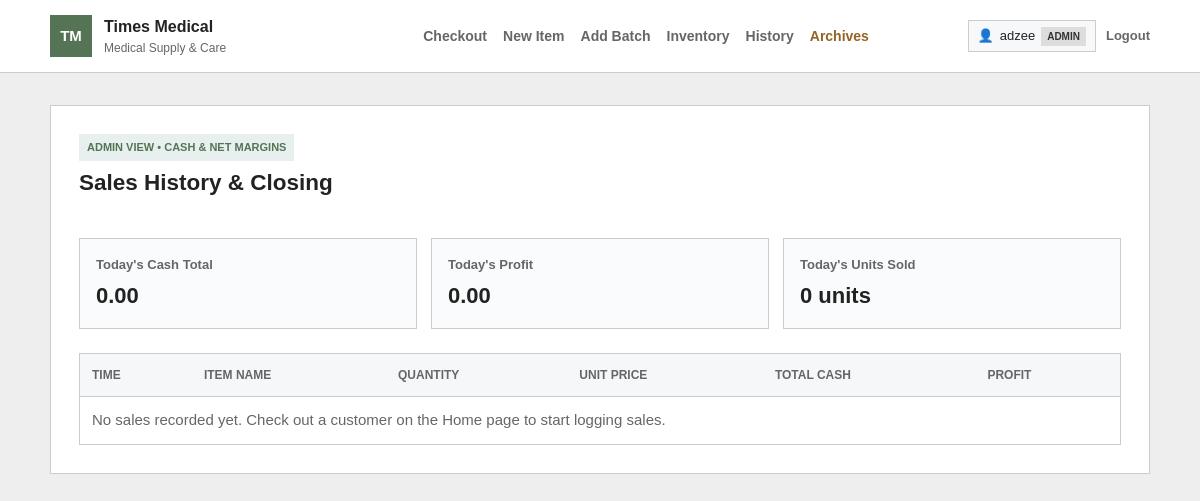
The page /history/ (signed in) on the database as committed earlier.
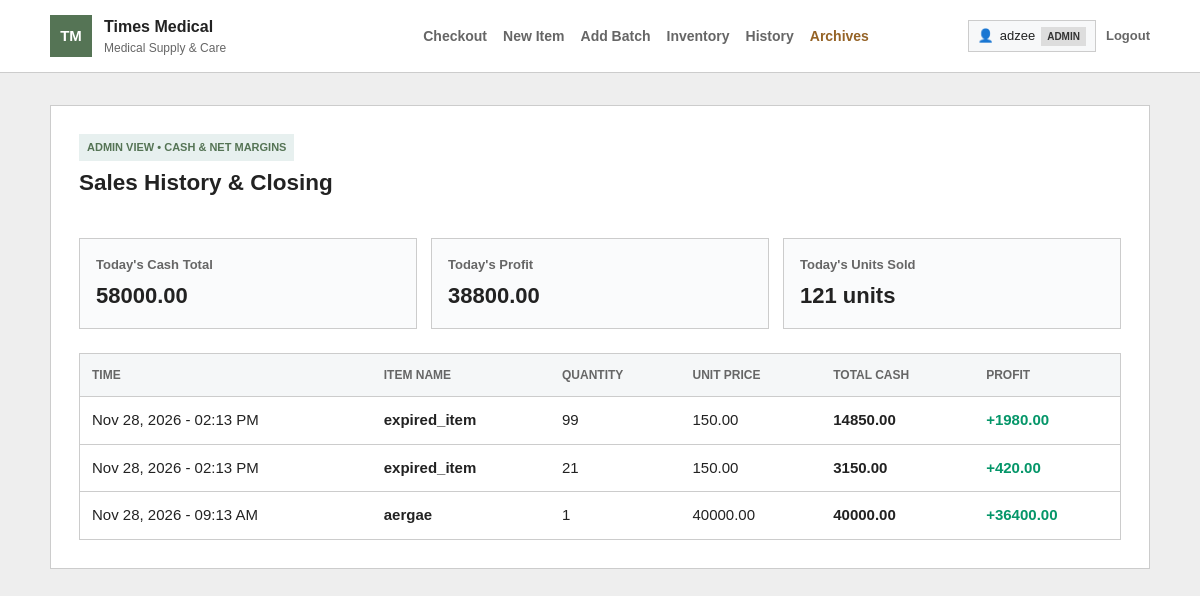
The same page on the database as committed later.
### store/models.py (models this page shows, shortened)
class User(AbstractUser):
    is_admin = models.BooleanField(default=False)
    @property
    def is_admin_user(self):
        return bool(self.is_admin or self.is_superuser or self.is_staff)

class Sale(models.Model):
    item = models.ForeignKey(Item, on_delete=models.SET_NULL, null=True, blank=True, related_name="sales")
    item_name = models.CharField(max_length=100)
    quantity = models.IntegerField()
    cost_price = models.DecimalField(default=0, max_digits=10, decimal_places=2)
    selling_price = models.DecimalField(default=0, max_digits=10, decimal_places=2)
    total_price = models.DecimalField(default=0, max_digits=10, decimal_places=2)
    profit = models.DecimalField(default=0, max_digits=10, decimal_places=2)
    timestamp = models.DateTimeField(auto_now_add=True)
    class Meta:
        ordering = ["-timestamp"]

### store/views.py (the view)
# urls.py: path('history/', views.history, name='history'),
@login_required
def history(request):
    sales = Sale.objects.all().order_by('-timestamp')
    today = timezone.localdate()
    today_sales = [s for s in sales if timezone.localtime(s.timestamp).date() == today]
    today_cash_total = sum(s.total_price for s in today_sales)
    today_profit = sum(s.profit for s in today_sales)
    today_sales_count = len(today_sales)
    today_items_sold = sum(s.quantity for s in today_sales)
    all_time_cash = sum(s.total_price for s in sales)
    all_time_profit = sum(s.profit for s in sales)
    context = {
        'sales': sales,
        'today_cash_total': f"{today_cash_total:.2f}",
        'today_profit': f"{today_profit:.2f}",
        'today_sales_count': today_sales_count,
        'today_items_sold': today_items_sold,
        'all_time_cash': f"{all_time_cash:.2f}",
        'all_time_profit': f"{all_time_profit:.2f}",
    }
    return render(request, 'store/history.html', context)

### store/templates/store/history.html (shortened to what this page needs)
{% extends "store/layout.html" %}
{% block content %}
<section class="inventory-section">
  <div class="inventory-card">
    <div class="inventory-header">
      <div>
        <span class="eyebrow">
          {% if user.is_admin_user %}
            Admin View • Cash & Net Margins
          {% else %}
            Clerk View • Register Cash Reconcile
          {% endif %}
        </span>
        <h1>Sales History & Closing</h1>
      </div>
    </div>
    <div class="stats-grid">
      <div class="stat-box">
        <span class="stat-label">Today's Cash Total</span>
        <strong>{{ today_cash_total }}</strong>
      </div>
      {% if user.is_admin_user %}
        <div class="stat-box">
          <span class="stat-label">Today's Profit</span>
          <strong>{{ today_profit }}</strong>
        </div>
      {% else %}
        <div class="stat-box">
          <span class="stat-label">Transactions Today</span>
          <strong>{{ today_sales_count }} sales</strong>
        </div>
      {% endif %}
      <div class="stat-box">
        <span class="stat-label">Today's Units Sold</span>
        <strong>{{ today_items_sold }} units</strong>
      </div>
    </div>
    <div class="table-wrap">
      <table class="inventory-table">
        <thead>
          <tr>
            <th>Time</th>
            <th>Item Name</th>
            <th>Quantity</th>
            <th>Unit Price</th>
            <th>Total Cash</th>
            {% if user.is_admin_user %}
              <th>Profit</th>
            {% endif %}
          </tr>
        </thead>
        <tbody>
          {% for sale in sales %}
            <tr>
              <td>{{ sale.timestamp|date:"M d, Y - h:i A" }}</td>
              <td><strong>{{ sale.item_name }}</strong></td>
              <td>{{ sale.quantity }}</td>
              <td>{{ sale.selling_price }}</td>
              <td><strong>{{ sale.total_price }}</strong></td>
              {% if user.is_admin_user %}
                <td style="color: #059669; font-weight: 600;">+{{ sale.profit }}</td>
              {% endif %}
            </tr>
          {% empty %}
            <tr>
              <td colspan="{% if user.is_admin_user %}6{% else %}5{% endif %}" class="empty-state">
                No sales recorded yet. Check out a customer on the Home page to start logging sales.
              </td>
            </tr>
          {% endfor %}
        </tbody>
      </table>
    </div>
  </div>
</section>
{% endblock %}

### store/templates/store/layout.html (shortened to what this page needs)
{% load static %}
<!DOCTYPE html>
<html lang="en">
  <head>
    <link rel="stylesheet" href="{% static 'store/styles.css' %}" />
  </head>
  <body>
    <header class="site-header">
      <div class="container nav-wrap">
        <a href="{% url 'home' %}" class="brand-wrap">
          <div class="brand-mark">TM</div>
          <div>
            <div class="brand-name">Times Medical</div>
            <div class="brand-sub">Medical Supply & Care</div>
          </div>
        </a>
        {% if user.is_authenticated %}
          <nav class="top-nav">
            <a href="{% url 'home' %}">Checkout</a>
            {% if user.is_admin_user %}
              <a href="{% url 'new' %}">New Item</a>
              <a href="{% url 'add' %}">Add Batch</a>
            {% endif %}
            <a href="{% url 'inventory' %}">Inventory</a>
            <a href="{% url 'history' %}">History</a>
            {% if user.is_admin_user %}
              <a href="{% url 'archives' %}" class="nav-archive-link"> Archives</a>
            {% endif %}
          </nav>
          <div class="auth-bar">
            <div class="user-pill">
              <span class="user-avatar">👤</span>
              <span class="user-name">{{ user.username }}</span>
              {% if user.is_admin_user %}
                <span class="role-badge role-admin">Admin</span>
              {% else %}
                <span class="role-badge role-clerk">Clerk</span>
              {% endif %}
            </div>
            <a href="{% url 'logout' %}" class="btn-logout" title="Sign out">Logout</a>
          </div>
        {% else %}
          <div class="auth-bar">
            <a href="{% url 'login' %}" class="primary-btn btn-sm">Sign In</a>
          </div>
        {% endif %}
      </div>
    </header>
    <main class="page-shell">
      {% block content %}{% endblock %}
    </main>
  </body>
</html>

### store/static/store/styles.css (style rules this page uses)
:root { --page-bg: #eeeeee; --white: #ffffff; --ink: #222222; --grey: #666666; --line: #cccccc; --green: #557455; --blue: #555555; }
* { box-sizing: border-box; }
body { margin: 0; color: var(--ink); background: var(--page-bg); font-family: Arial, Helvetica, sans-serif; font-size: 15px; line-height: 1.5; }
a { color: inherit; text-decoration: none; }
.container { width: calc(100% - 32px); max-width: 1100px; margin: auto; }
.site-header { background: white; border-bottom: 1px solid var(--line); position: sticky; top: 0; z-index: 10; }
.nav-wrap { min-height: 72px; display: flex; align-items: center; justify-content: space-between; }
.brand-wrap { display: flex; align-items: center; gap: 12px; }
.brand-mark { width: 42px; height: 42px; border-radius: 0; background: var(--green); color: white; display: grid; place-items: center; font-weight: bold; }
.brand-name { font-size: 16px; font-weight: bold; }
.brand-sub { color: var(--grey); font-size: 12px; }
.top-nav { display: flex; gap: 16px; color: var(--grey); font-size: 14px; font-weight: bold; }
.auth-bar { display: flex; align-items: center; gap: 10px; }
.user-pill { background: #f7f8f9; border: 1px solid var(--line); border-radius: 0; padding: 5px 9px; display: flex; align-items: center; gap: 6px; font-size: 13px; }
.role-badge { border-radius: 0; padding: 2px 6px; font-size: 10px; font-weight: bold; text-transform: uppercase; }
.role-admin { background: #dddddd; color: #333333; }
.btn-logout { color: var(--grey); font-size: 13px; font-weight: bold; }
.page-shell { padding: 32px 0 60px; }
.inventory-section { width: calc(100% - 32px); max-width: 1100px; margin: auto; }
.form-card, .inventory-card { background: white; border: 1px solid var(--line); border-radius: 0; padding: 28px; }
.form-card h1, .inventory-header h1 { margin: 0 0 20px; line-height: 1.2; }
.inventory-header { display: flex; align-items: flex-start; justify-content: space-between; flex-wrap: wrap; gap: 12px; margin-bottom: 22px; }
.eyebrow { display: inline-block; background: #e7f0ef; border-radius: 0; color: var(--green); padding: 5px 8px; margin-bottom: 8px; font-size: 11px; font-weight: bold; text-transform: uppercase; }
.stats-grid { display: grid; grid-template-columns: repeat(3, 1fr); gap: 14px; margin-bottom: 24px; }
.stat-box { background: #fafbfc; border: 1px solid var(--line); border-radius: 0; padding: 16px; }
.stat-label { display: block; color: var(--grey); font-size: 13px; font-weight: bold; margin-bottom: 5px; }
.stat-box strong { display: block; font-size: 22px; }
.table-wrap { overflow-x: auto; border: 1px solid var(--line); border-radius: 0; }
.inventory-table { width: 100%; background: white; border-collapse: collapse; }
.inventory-table th, .inventory-table td { border-bottom: 1px solid var(--line); padding: 12px; text-align: left; }
.inventory-table thead th { background: #f5f7f8; color: var(--grey); font-size: 12px; text-transform: uppercase; }
.inventory-table tr:last-child td { border-bottom: 0; }
.nav-archive-link { color: #956326; font-weight: bold; }

Rows that differ between the two databases and show on the page:
added Sale: timestamp "Nov 28, 2026 - 02:13 PM", item_name "expired_item", quantity "99", selling_price "150.00", total_price "14850.00", profit "1980.00"
added Sale: timestamp "Nov 28, 2026 - 02:13 PM", item_name "expired_item", quantity "21", selling_price "150.00", total_price "3150.00", profit "420.00"
added Sale: timestamp "Nov 28, 2026 - 09:13 AM", item_name "aergae", quantity "1", selling_price "40000.00", total_price "40000.00", profit "36400.00"
Other text that changed with them:
{{ today_cash_total }}: "0.00" → "58000.00"
{{ today_profit }}: "0.00" → "38800.00"
{{ today_items_sold }}: "0" → "121"
text no longer shown: "No sales recorded yet. Check out a customer on the Home page to start logging sales."
